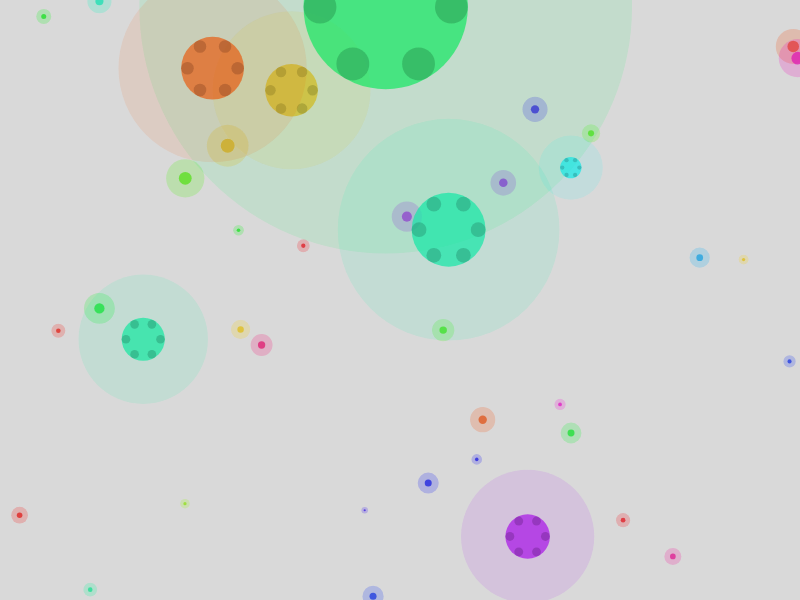
Frame 1 (no input)
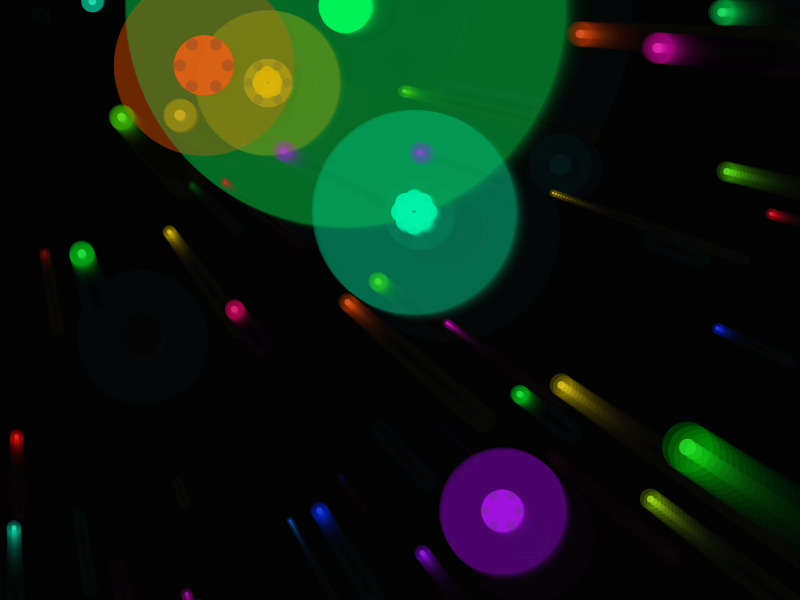
Frame 60 (no input)
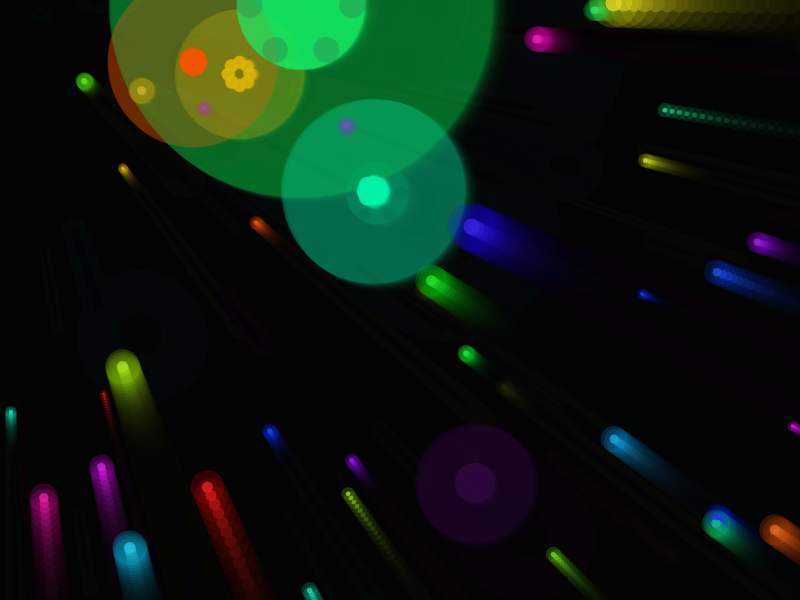
Frame 120 (the mouse pressed at the canvas centre since frame 60)

The p5.js sketch that drew these frames (run headless with seeded random() and noise() and a simulated clock; from frame 60 on, the mouse is pressed at the canvas centre):

// p5.js sketch
// ── sketch.js
let particles = [];
let molecules = [];
let time = 0;

function setup() {
  createCanvas(800, 600);
  colorMode(HSB, 360, 100, 100, 1);
  
  // Create initial particles
  for (let i = 0; i < 200; i++) {
    particles.push({
      x: random(width),
      y: random(height),
      z: random(1000),
      size: random(2, 8),
      speed: random(0.5, 2),
      hue: random(360)
    });
  }
  
  // Create initial molecules
  for (let i = 0; i < 30; i++) {
    molecules.push({
      x: random(width),
      y: random(height),
      z: random(1000),
      size: random(20, 60),
      speed: random(0.1, 0.5),
      hue: random(360),
      distortion: 0,
      isShattering: false
    });
  }
}

function draw() {
  background(0, 0, 0, 0.1);
  
  time += 0.01;
  
  // Update and display particles
  for (let i = 0; i < particles.length; i++) {
    let p = particles[i];
    
    // Accelerate forward
    p.z -= p.speed * (1 + time * 0.5);
    
    // Reset particle if it goes too far
    if (p.z < 0) {
      p.z = 1000;
      p.x = random(width);
      p.y = random(height);
    }
    
    // Project 3D to 2D
    let perspective = 500 / (500 - p.z);
    let x = p.x * perspective;
    let y = p.y * perspective;
    let size = p.size * perspective;
    
    // Draw particle with glow effect
    noStroke();
    fill(p.hue, 80, 90, 0.8);
    ellipse(x, y, size, size);
    
    // Add light trail
    fill(p.hue, 100, 100, 0.2);
    ellipse(x, y, size * 3, size * 3);
  }
  
  // Update and display molecules
  for (let i = 0; i < molecules.length; i++) {
    let m = molecules[i];
    
    // Accelerate forward
    m.z -= m.speed * (1 + time * 0.8);
    
    // Reset molecule if it goes too far
    if (m.z < 0) {
      m.z = 1000;
      m.x = random(width);
      m.y = random(height);
      m.distortion = 0;
      m.isShattering = false;
    }
    
    // Project 3D to 2D
    let perspective = 500 / (500 - m.z);
    let x = m.x * perspective;
    let y = m.y * perspective;
    let size = m.size * perspective;
    
    // Distortion effect
    if (random() < 0.02) {
      m.isShattering = true;
      m.distortion = random(5, 15);
    }
    
    if (m.isShattering) {
      m.distortion -= 0.3;
      if (m.distortion <= 0) {
        m.isShattering = false;
      }
    }
    
    // Draw molecule with distortion
    noStroke();
    fill(m.hue, 90, 95, 0.7);
    
    if (m.isShattering) {
      // Create shattering effect
      for (let j = 0; j < 8; j++) {
        let angle = TWO_PI * j / 8;
        let dist = m.distortion + random(2);
        let px = x + cos(angle) * dist;
        let py = y + sin(angle) * dist;
        fill(m.hue, 100, 100, 0.8);
        ellipse(px, py, size * 0.3, size * 0.3);
      }
    } else {
      // Normal molecule
      ellipse(x, y, size, size);
      
      // Draw internal structure
      fill(m.hue, 70, 60, 0.5);
      for (let j = 0; j < 6; j++) {
        let angle = TWO_PI * j / 6;
        let px = x + cos(angle) * size * 0.4;
        let py = y + sin(angle) * size * 0.4;
        ellipse(px, py, size * 0.2, size * 0.2);
      }
    }
    
    // Add glow effect
    fill(m.hue, 100, 100, 0.1);
    ellipse(x, y, size * 3, size * 3);
  }
  
  // Add central tunnel effect
  noStroke();
  fill(0, 0, 0, 0.05);
  rect(0, 0, width, height);
}
